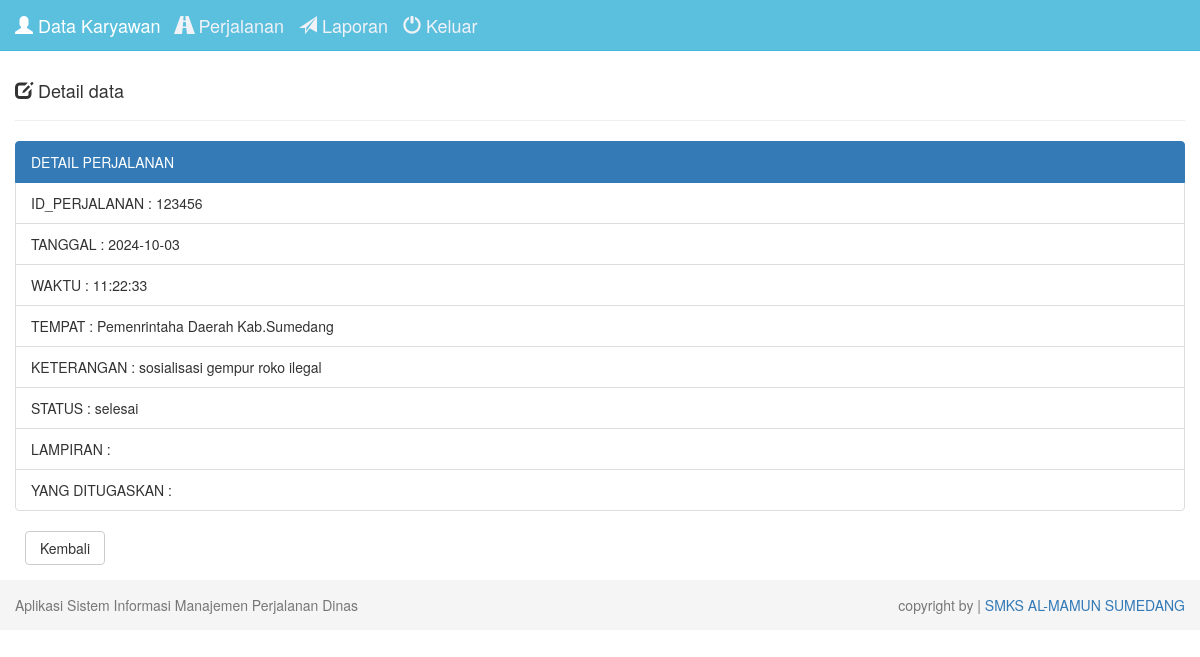
The app's page /index.php?page=perjalanan-detail&id=123456 (signed in) with its own data.
### tables this page shows
CREATE TABLE `perjalanan` (
  `id_perjalanan` int(20) NOT NULL,
  `tempat` varchar(255) NOT NULL,
  `tanggal` date NOT NULL,
  `waktu` time NOT NULL,
  `jenis_tugas` varchar(30) NOT NULL,
  `keterangan` varchar(255) NOT NULL,
  `status` varchar(255) NOT NULL,
  `lampiran` varchar(255) NOT NULL
);

### perjalanan/detail.php (the view, shortened to what this page needs)
<div class="row">
    <div class="col-md-12">
        <div class="page-header">
            <h4>
                <i class="glyphicon glyphicon-edit"></i>
                Detail data
            </h4>
        </div>
        <?php
        if (isset($_GET['id'])) {
            $id_perjalanan  = $_GET['id'];
            $query = mysqli_query($db, "SELECT * FROM perjalanan WHERE id_perjalanan='$id_perjalanan'") or die('Query Error : ' . mysqli_error($db));
            while ($data  = mysqli_fetch_assoc($query)) {
                $id_perjalanan   = $data['id_perjalanan'];
                $tempat  = $data['tempat'];
                $tanggal   = $data['tanggal'];
                $waktu   = $data['waktu'];
                $keterangan   = $data['keterangan'];
                $status   = $data['status'];
                $lampiran   = $data['lampiran'];
            }
        }
        ?>
        <ul class="list-group">
            <li class="list-group-item active">DETAIL PERJALANAN</li>
            <li class="list-group-item"> ID_PERJALANAN : <?php echo $id_perjalanan; ?></li>
            <li class="list-group-item"> TANGGAL : <?php echo $tanggal; ?></li>
            <li class="list-group-item"> WAKTU : <?php echo $waktu; ?></li>
            <li class="list-group-item"> TEMPAT : <?php echo $tempat; ?></li>
            <li class="list-group-item"> KETERANGAN : <?php echo $keterangan; ?></li>
            <li class="list-group-item"> STATUS : <?php echo $status; ?></li>
            <li class="list-group-item"> LAMPIRAN : <?php echo $lampiran; ?></li>
            <li class="list-group-item"> YANG DITUGASKAN :
      </li>
        </ul>
        <div class="form-group">
            <a href="index.php" class="btn btn-default btn-reset">Kembali</a>
        </div>
    </div>
</div>
</div>

### assets/css/style.css (style rules this page uses)
body { padding-top: 40px; }
.btn-reset { width: 80px; margin-left: 10px; }

### records on screen
perjalanan: id_perjalanan "123456", tanggal "2024-10-03", waktu "11:22:33", tempat "Pemenrintaha Daerah Kab.Sumedang", keterangan "sosialisasi gempur roko ilegal", status "selesai"
